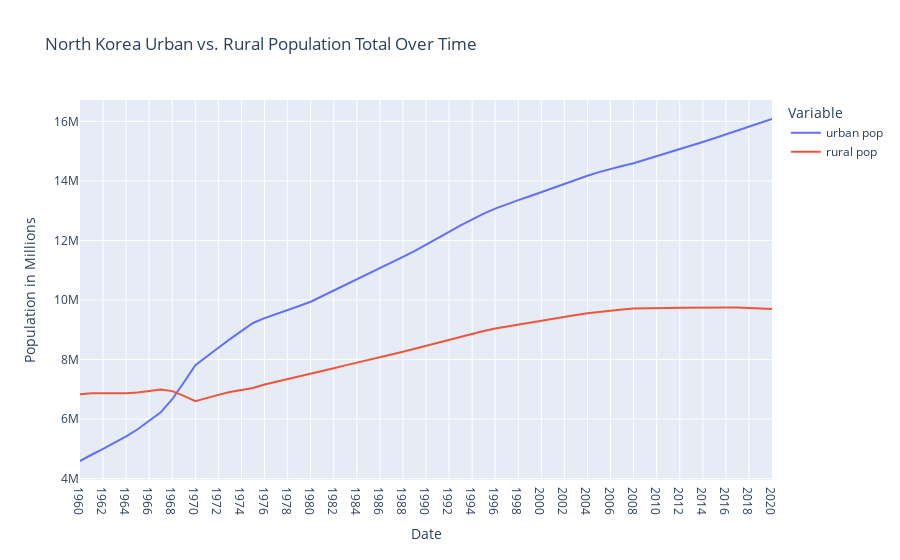

The notebook cell this image was saved under:
### Code cell
# plotting North Korea urban population total vs rural population total from 1960-2020

fig = px.line(prk_pop_urban_rural, x=prk_pop_urban_rural.index, y=['urban pop', 'rural pop'], labels={
                     "value": "Population in Millions", "date":"Date", "variable": "Variable"}, title='North Korea Urban vs. Rural Population Total Over Time')
fig['layout']['xaxis']['autorange'] = "reversed"
fig.show()

### Figure 1 — Plotly figure (JSON) as saved in the notebook; plotly's stock layout.template omitted (floating-point values rounded to 4 significant figures)
{"data": [{"hovertemplate": "Variable=urban pop<br>Date=%{x}<br>Population in Millions=%{y}<extra></extra>", "legendgroup": "urban pop", "line": {"color": "#636efa", "dash": "solid"}, "marker": {"symbol": "circle"}, "mode": "lines", "name": "urban pop", "orientation": "v", "showlegend": true, "type": "scatter", "x": ["2020", "2019", "2018", "2017", "2016", "2015", "2014", "2013", "2012", "2011", "2010", "2009", "2008", "2007", "2006", "2005", "2004", "2003", "2002", "2001", "2000", "1999", "1998", "1997", "1996", "1995", "1994", "1993", "1992", "1991", "1990", "1989", "1988", "1987", "1986", "1985", "1984", "1983", "1982", "1981", "1980", "1979", "1978", "1977", "1976", "1975", "1974", "1973", "1972", "1971", "1970", "1969", "1968", "1967", "1966", "1965", "1964", "1963", "1962", "1961", "1960"], "xaxis": "x", "y": [16081083, 15947411, 15814951, 15684602, 15556875, 15431897, 15309810, 15186553, 15063412, 14941466, 14821853, 14704639, 14595810, 14503806, 14405016, 14295887, 14174854, 14042591, 13903312, 13762042, 13622624, 13487490, 13354154, 13217115, 13068373, 12902692, 12717845, 12509838, 12285861, 12062742, 11847898, 11643564, 11448167, 11258896, 11071093, 10881588, 10688402, 10493293, 10300541, 10115489, 9941650, 9800201, 9668482, 9537091, 9393162, 9227776, 8965386, 8685965, 8395295, 8101103, 7810432, 7230596, 6670521, 6225381, 5928682, 5657804, 5416792, 5202147, 5002270, 4801791, 4591953], "yaxis": "y"}, {"hovertemplate": "Variable=rural pop<br>Date=%{x}<br>Population in Millions=%{y}<extra></extra>", "legendgroup": "rural pop", "line": {"color": "#EF553B", "dash": "solid"}, "marker": {"symbol": "circle"}, "mode": "lines", "name": "rural pop", "orientation": "v", "showlegend": true, "type": "scatter", "x": ["2020", "2019", "2018", "2017", "2016", "2015", "2014", "2013", "2012", "2011", "2010", "2009", "2008", "2007", "2006", "2005", "2004", "2003", "2002", "2001", "2000", "1999", "1998", "1997", "1996", "1995", "1994", "1993", "1992", "1991", "1990", "1989", "1988", "1987", "1986", "1985", "1984", "1983", "1982", "1981", "1980", "1979", "1978", "1977", "1976", "1975", "1974", "1973", "1972", "1971", "1970", "1969", "1968", "1967", "1966", "1965", "1964", "1963", "1962", "1961", "1960"], "xaxis": "x", "y": [9697732, 9718747, 9734655, 9745214, 9750790, 9751935, 9747983, 9742947, 9737226, 9731926, 9726987, 9723701, 9714333, 9684524, 9649850, 9608280, 9557886, 9499843, 9436141, 9370940, 9306454, 9243980, 9182600, 9118148, 9045055, 8959608, 8860134, 8755994, 8651546, 8546409, 8445159, 8350193, 8260149, 8173096, 8085698, 7995638, 7901740, 7804919, 7708027, 7615740, 7530494, 7435467, 7347502, 7259477, 7161582, 7046961, 6986691, 6907388, 6812470, 6708415, 6599959, 6779743, 6939455, 6997322, 6936265, 6889720, 6865625, 6863321, 6869456, 6863801, 6832236], "yaxis": "y"}], "layout": {"legend": {"title": {"text": "Variable"}, "tracegroupgap": 0}, "title": {"text": "North Korea Urban vs. Rural Population Total Over Time"}, "xaxis": {"anchor": "y", "autorange": "reversed", "domain": [0, 1], "title": {"text": "Date"}}, "yaxis": {"anchor": "x", "domain": [0, 1], "title": {"text": "Population in Millions"}}}}
